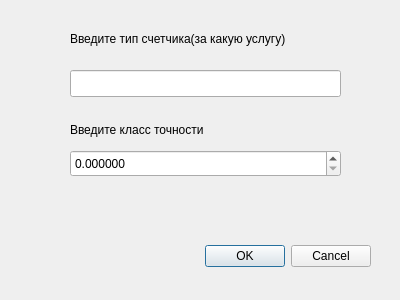
<?xml version="1.0" encoding="UTF-8"?>
<ui version="4.0">
 <class>Dialog</class>
 <widget class="QDialog" name="Dialog">
  <property name="geometry">
   <rect>
    <x>0</x>
    <y>0</y>
    <width>400</width>
    <height>300</height>
   </rect>
  </property>
  <property name="windowTitle">
   <string>Добавление счетчика</string>
  </property>
  <widget class="QDialogButtonBox" name="buttonBox">
   <property name="geometry">
    <rect>
     <x>30</x>
     <y>240</y>
     <width>341</width>
     <height>32</height>
    </rect>
   </property>
   <property name="orientation">
    <enum>Qt::Horizontal</enum>
   </property>
   <property name="standardButtons">
    <set>QDialogButtonBox::Cancel|QDialogButtonBox::Ok</set>
   </property>
  </widget>
  <widget class="QDoubleSpinBox" name="classAccur">
   <property name="geometry">
    <rect>
     <x>70</x>
     <y>150</y>
     <width>271</width>
     <height>27</height>
    </rect>
   </property>
   <property name="decimals">
    <number>6</number>
   </property>
   <property name="minimum">
    <double>0.000000000000000</double>
   </property>
   <property name="maximum">
    <double>0.999999000000000</double>
   </property>
   <property name="singleStep">
    <double>0.000001000000000</double>
   </property>
  </widget>
  <widget class="QLineEdit" name="typeCounter">
   <property name="geometry">
    <rect>
     <x>70</x>
     <y>70</y>
     <width>271</width>
     <height>27</height>
    </rect>
   </property>
  </widget>
  <widget class="QLabel" name="label">
   <property name="geometry">
    <rect>
     <x>70</x>
     <y>30</y>
     <width>301</width>
     <height>17</height>
    </rect>
   </property>
   <property name="text">
    <string>Введите тип счетчика(за какую услугу)</string>
   </property>
  </widget>
  <widget class="QLabel" name="label_2">
   <property name="geometry">
    <rect>
     <x>70</x>
     <y>120</y>
     <width>281</width>
     <height>20</height>
    </rect>
   </property>
   <property name="text">
    <string>Введите класс точности</string>
   </property>
  </widget>
 </widget>
 <resources/>
 <connections>
  <connection>
   <sender>buttonBox</sender>
   <signal>accepted()</signal>
   <receiver>Dialog</receiver>
   <slot>accept()</slot>
   <hints>
    <hint type="sourcelabel">
     <x>248</x>
     <y>254</y>
    </hint>
    <hint type="destinationlabel">
     <x>157</x>
     <y>274</y>
    </hint>
   </hints>
  </connection>
  <connection>
   <sender>buttonBox</sender>
   <signal>rejected()</signal>
   <receiver>Dialog</receiver>
   <slot>reject()</slot>
   <hints>
    <hint type="sourcelabel">
     <x>316</x>
     <y>260</y>
    </hint>
    <hint type="destinationlabel">
     <x>286</x>
     <y>274</y>
    </hint>
   </hints>
  </connection>
 </connections>
</ui>
